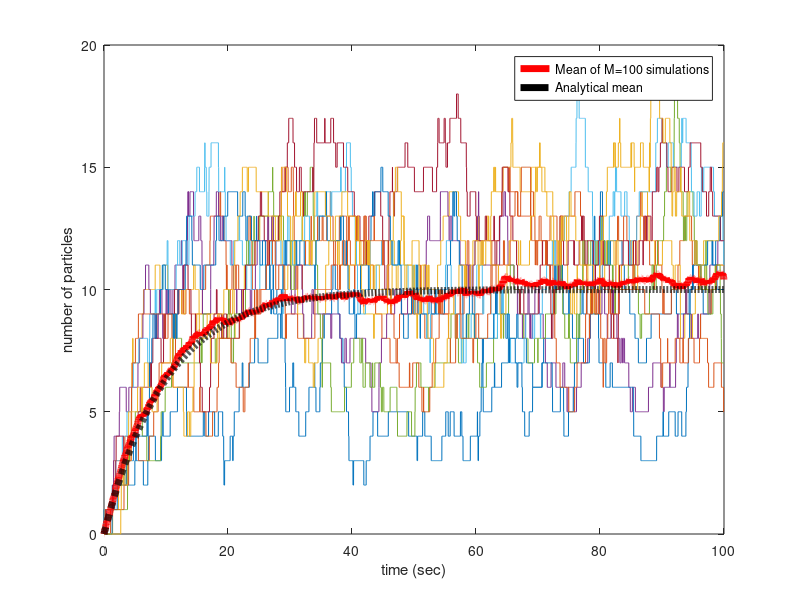

Here is the MATLAB script that generated this plot: (Note: this script raises an error after producing the figure.)
%This code is desgined to simulate stochatic production and degradation using an
%event-based algorithm
%By Kit Yates
%Created 25/08/15
%Last Modified 25/08/15

clear all
close all

%Define the rate constant of degradation
k1=0.1; %(sec^{-1})
k2nu=1; %(sec^{-1})

% Define the number of repeats we will do
M=100;

% Define the final time we will simulate to
T_final=100;

%Define the recording time interval
rec_step=0.01;

%Define a vector of the time_points
time_vec=[0:rec_step:T_final];

%Calculate the number of recording steps required
num_rec_steps=T_final/rec_step;

%Define the vector which will reocrd the number of particlesat each time
%point
rec_vector=zeros(num_rec_steps+1,M);

%Define the initial number of particles
A_init=0;

%Define the initial number of molecules forthe recording vector
rec_vector(1,:)=A_init*ones(1,M);

%Run through a for loop for each of the repeats
for i=1:M

    %Define the initial time to be zero
    t=0;
    
    %Initialise the times to help recording
    t_after=0;
    
%   initialise the number of particles for this repeat
    A=A_init;
    
    %Run through a for loop for each of the time-steps
    %Enter the while loop
    while t<T_final
        
        %Calculate the propensity functions
        a0=A*k1+k2nu;
        
        %Determine the time for the next reaction
        tau=(1/a0)*log(1/rand);
        
        %Update the time
        t=t+tau;
        
        %Write the current value of A to A_old
        A_old=A;
        
        %Determine which reaction happened
        if rand*a0<k2nu
            %Implement the production reaction
            A=A_old+1;
        else
            %Implement the degradation reaction 
            A=max(A_old-1,0);
        end
        
        %Calculate the times for recording
        t_before=t_after;
        t_after=t;
   
        %Calculate the indices of the time step before and the current time
        %step in terms of recording
        ind_before=ceil((t_before+eps)/rec_step);
        ind_after=min(floor(t_after/rec_step),num_rec_steps);
        
        %Find out how many time-steps to write to
        steps_to_write=ind_after-ind_before+1;
        
        if steps_to_write>0 && steps_to_write~=Inf
           rec_vector(ind_before+1:ind_after+1,i)=(A_old)*ones(steps_to_write,1); 
        end
    
    end

end
    
%Calculate the mean over all 100 realisations
mean_A=mean(rec_vector,2);

%Calculate the analytically determined mean from the master equation
analytical_mean=k2nu*(1-exp(-k1*time_vec))/k1;

%Plot the first 10 trajectories
if M>=10
    plot(time_vec,rec_vector(:,1:10));
else
    plot(time_vec,rec_vector);
end

hold on
%Also plot on the mean over 100 realisations
[h1]=plot(time_vec,mean_A,'r','linewidth',5);

%Also plot the analytically determined mean
[h2]=plot(time_vec,analytical_mean,'k--','linewidth',5);

% %Set the title
% title(['t= ', num2str(t*rec_step_increment)])
%Set the x and y labels
xlabel('time (sec)')
ylabel('number of particles')

legend([h1,h2],['Mean of M=',num2str(M),' simulations'],'Analytical mean');

exportfig(gcf,...
            ['production_degradation_realisations_and_mean.eps'],...
            'Format','eps2',...
            'Width','20',...
            'Color','cmyk',...
            'Resolution',300,...
            'FontMode','fixed',...
            'FontSize',21);
%             'LineWidth',6);
        %Save as a .fig as well
        saveas(gcf,['production_degradation_realisations_and_mean.fig'],'fig');
        
        %Plot the figures from lecture 3 using the same code
%Make a new figure
figure

%Also plot the analytically determined mean
plot(time_vec,analytical_mean,'k--','linewidth',5);

%Set the axis size
axis([0 T_final 0 max(max(rec_vector(:,1),20))]);

% %Set the title
% title(['t= ', num2str(t*rec_step_increment)])
%Set the x and y labels
xlabel('time (sec)')
ylabel('number of particles')
exportfig(gcf,...
    ['production_degradation_mean.eps'],...
    'Format','eps2',...
    'Width','20',...
    'Color','cmyk',...
    'Resolution',300,...
    'FontMode','fixed',...
    'FontSize',21);
        %Save as a .fig as well
        saveas(gcf,['production_degradation_mean.fig'],'fig');

%Make a new figure
figure

%plot the analytically determined mean
[h2]=plot(time_vec,analytical_mean,'k--','linewidth',5);

legend([h2],'Analytical mean');

hold on
%Plot the first trajectory
plot(time_vec,rec_vector(:,1));

%Set the axis size
axis([0 T_final 0 max(max(rec_vector(:,1),20))]);

% %Set the title
% title(['t= ', num2str(t*rec_step_increment)])
%Set the x and y labels
xlabel('time (sec)')
ylabel('number of particles')
exportfig(gcf,...
    ['production_degradation_mean_and_trajectory.eps'],...
    'Format','eps2',...
    'Width','20',...
    'Color','cmyk',...
    'Resolution',300,...
    'FontMode','fixed',...
    'FontSize',21);
        %Save as a .fig as well
        saveas(gcf,['production_degradation_mean_and_trajectory.fig'],'fig');
